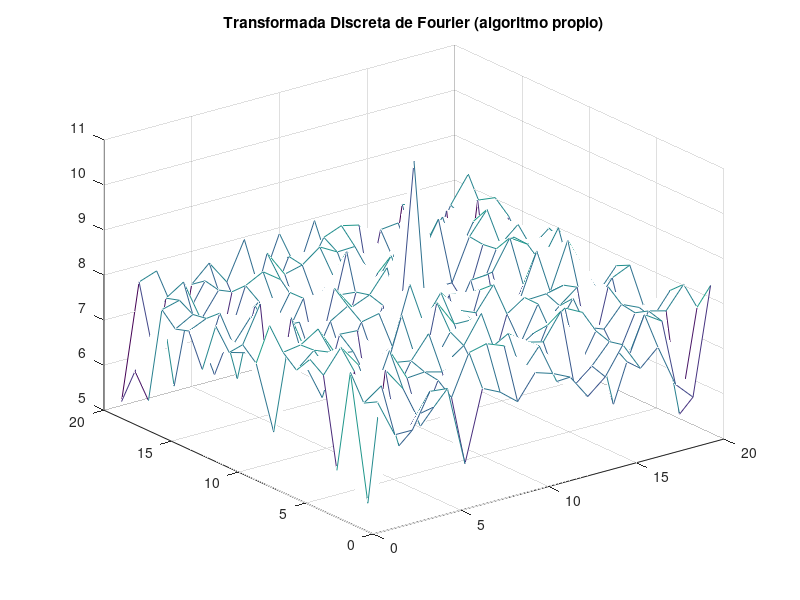

Write the MATLAB code that produced this figure.
A=fix(255*rand(20));
[f,c]=size(A);

for u=1:f
    for v=1:c
        FA(u,v)=0;
        for x=1:f
            for y=1:c
                FA(u,v)=FA(u,v) + A(x,y)*exp(-1i*2*pi*(u*x/f + v*y/c));
            end
        end
    end
end

FA=fftshift(FA);

figure, mesh(abs(log(FA+1)))
title('Transformada Discreta de Fourier (algoritmo propio)')